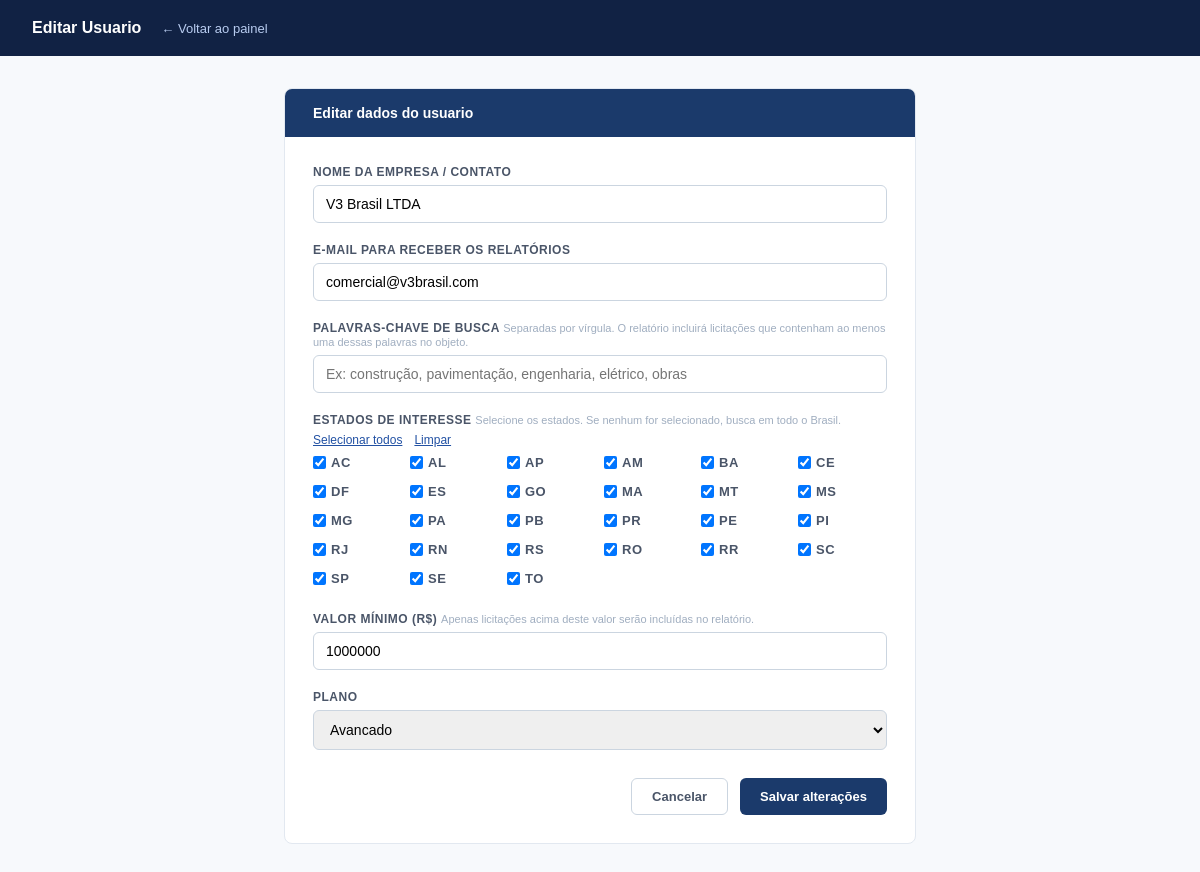
The page /usuario/1/editar (signed in) on the database its author committed.
### tables this page shows
CREATE TABLE usuarios (
            id          INTEGER PRIMARY KEY AUTOINCREMENT,
            nome        TEXT NOT NULL,
            email       TEXT NOT NULL UNIQUE,
            palavras    TEXT NOT NULL DEFAULT '',
            estados     TEXT NOT NULL DEFAULT '',
            valor_min   REAL NOT NULL DEFAULT 1000000,
            plano       TEXT NOT NULL DEFAULT 'basico',
            ativo       INTEGER NOT NULL DEFAULT 1,
            criado_em   TEXT NOT NULL DEFAULT (datetime('now'))
        );

### app.py (the view, shortened to what this page needs)
@app.route("/usuario/<int:uid>/editar", methods=["GET", "POST"])
@login_required
def editar_usuario(uid):
    conn = get_db()
    usuario = conn.execute("SELECT * FROM usuarios WHERE id=?", (uid,)).fetchone()
    if not usuario:
        conn.close()
        flash("Usuário não encontrado.", "erro")
        return redirect(url_for("index"))
    conn.close()
    return render_template("form_usuario.html", estados=ESTADOS_BR, usuario=usuario)

### app.py (called while the page is built)
def get_db():
    conn = sqlite3.connect(DB_PATH)
    conn.row_factory = sqlite3.Row
    return conn

def login_required(f):
    from functools import wraps
    @wraps(f)
    def decorated(*args, **kwargs):
        if not session.get("logado"):
            return redirect(url_for("login"))
        return f(*args, **kwargs)
    return decorated

### templates/form_usuario.html (shortened to what this page needs)
<!DOCTYPE html>
<html lang="pt-BR">
<head>
</head>
<body>
<div class="topbar">
  <h1>{{ 'Editar Usuario' if usuario else 'Novo Usuario' }}</h1>
  <a href="/">← Voltar ao painel</a>
</div>
<div class="container">
  <div class="card">
    <div class="card-header">{{ 'Editar dados do usuario' if usuario else 'Cadastrar novo usuario' }}</div>
    <div class="card-body">
      <form method="POST">
        <div class="form-group">
          <label>Nome da Empresa / Contato</label>
          <input type="text" name="nome" value="{{ usuario.nome if usuario else '' }}" placeholder="Ex: Construtora Silva Ltda" required>
        </div>
        <div class="form-group">
          <label>E-mail para receber os relatórios</label>
          <input type="email" name="email" value="{{ usuario.email if usuario else '' }}" placeholder="contato@empresa.com.br" required>
        </div>
        <div class="form-group">
          <label>
            Palavras-chave de busca
            <span class="hint">Separadas por vírgula. O relatório incluirá licitações que contenham ao menos uma dessas palavras no objeto.</span>
          </label>
          <input type="text" name="palavras"
            value="{{ usuario.palavras if usuario else '' }}"
            placeholder="Ex: construção, pavimentação, engenharia, elétrico, obras">
        </div>
        <div class="form-group">
          <label>
            Estados de interesse
            <span class="hint">Selecione os estados. Se nenhum for selecionado, busca em todo o Brasil.</span>
          </label>
          <div class="selecionar-links">
            <a onclick="document.querySelectorAll('.cb-estado').forEach(c=>c.checked=true)">Selecionar todos</a>
            <a onclick="document.querySelectorAll('.cb-estado').forEach(c=>c.checked=false)">Limpar</a>
          </div>
          <div class="estados-grid">
            {% set estados_selecionados = (usuario.estados.split(',') if usuario and usuario.estados else []) %}
            {% for uf in estados %}
            <label class="estado-item">
              <input type="checkbox" class="cb-estado" name="estados" value="{{ uf }}"
                {{ 'checked' if uf in estados_selecionados else '' }}>
              {{ uf }}
            </label>
            {% endfor %}
          </div>
        </div>
        <div class="form-group">
          <label>
            Valor mínimo (R$)
            <span class="hint">Apenas licitações acima deste valor serão incluídas no relatório.</span>
          </label>
          <input type="number" name="valor_min" min="0" step="100000"
            value="{{ usuario.valor_min|int if usuario else 1000000 }}"
            placeholder="1000000">
        </div>
        <div class="form-group">
          <label>Plano</label>
          <select name="plano">
            {% for p in ['basico', 'intermediario', 'avancado'] %}
            <option value="{{ p }}" {{ 'selected' if usuario and usuario.plano == p else '' }}>
              {{ p.capitalize() }}
            </option>
            {% endfor %}
          </select>
        </div>
        <div class="btn-row">
          <a href="/" class="btn btn-outline">Cancelar</a>
          <button type="submit" class="btn btn-primary">
            {{ 'Salvar alterações' if usuario else 'Cadastrar usuario' }}
          </button>
        </div>
      </form>
    </div>
  </div>
</div>
</body>
</html>

### templates/form_usuario.html (style rules this page uses)
* { box-sizing: border-box; margin: 0; padding: 0; }
body { font-family: Arial, sans-serif; background: #F7F9FC; color: #2D3748; }
.topbar { background: #112244; padding: 0 32px; display: flex; align-items: center; height: 56px; gap: 20px; }
.topbar h1 { color: #fff; font-size: 16px; }
.topbar a { color: #B8CCF0; font-size: 13px; text-decoration: none; }
.container { max-width: 680px; margin: 32px auto; padding: 0 24px; }
.card { background: #fff; border-radius: 8px; border: 1px solid #E2E8F0; overflow: hidden; }
.card-header { background: #1B3A6B; color: #fff; padding: 16px 28px; font-size: 14px; font-weight: bold; }
.card-body { padding: 28px; }
.form-group { margin-bottom: 20px; }
label { display: block; font-size: 12px; font-weight: bold; color: #4A5568; margin-bottom: 6px; text-transform: uppercase; letter-spacing: 0.5px; }
.hint { font-size: 11px; color: #A0AEC0; font-weight: normal; text-transform: none; letter-spacing: 0; margin-top: 2px; }
input[type=text], input[type=email], input[type=number], select { width: 100%; border: 1px solid #CBD5E0; border-radius: 6px; padding: 10px 12px; font-size: 14px; outline: none; transition: border 0.2s; }
.estados-grid { display: grid; grid-template-columns: repeat(6, 1fr); gap: 8px; }
.estado-item { display: flex; align-items: center; gap: 5px; font-size: 13px; }
.estado-item input[type=checkbox] { width: auto; margin: 0; }
.btn-row { display: flex; gap: 12px; justify-content: flex-end; margin-top: 28px; }
.btn { display: inline-block; padding: 10px 20px; border-radius: 6px; font-size: 13px; font-weight: bold; cursor: pointer; text-decoration: none; border: none; }
.btn-primary { background: #1B3A6B; color: #fff; }
.btn-outline { background: #fff; border: 1px solid #CBD5E0; color: #4A5568; }
.selecionar-links { display: flex; gap: 12px; margin-bottom: 8px; }
.selecionar-links a { font-size: 12px; color: #2251A3; cursor: pointer; text-decoration: underline; }

### rows shown on the page
usuarios: nome "V3 Brasil LTDA", email "comercial@v3brasil.com", valor_min "1000000"

### other values the page prints
{{ 'Editar Usuario' if usuario else 'Novo Usuario' }} "Editar Usuario"
{{ 'Editar dados do usuario' if usuario else 'Cadastrar novo usuario' }} "Editar dados do usuario"
{{ uf }} "AC" "AL" "AP" "AM" "BA" "CE" "DF" "ES" "GO" "MA" "MT" "MS" "MG" "PA" "PB" "PR" "PE" "PI" "RJ" "RN" "RS" "RO" "RR" "SC" "SP" "SE" "TO"
{{ 'Salvar alterações' if usuario else 'Cadastrar usuario' }} "Salvar alterações"
form field plano "Avancado"
